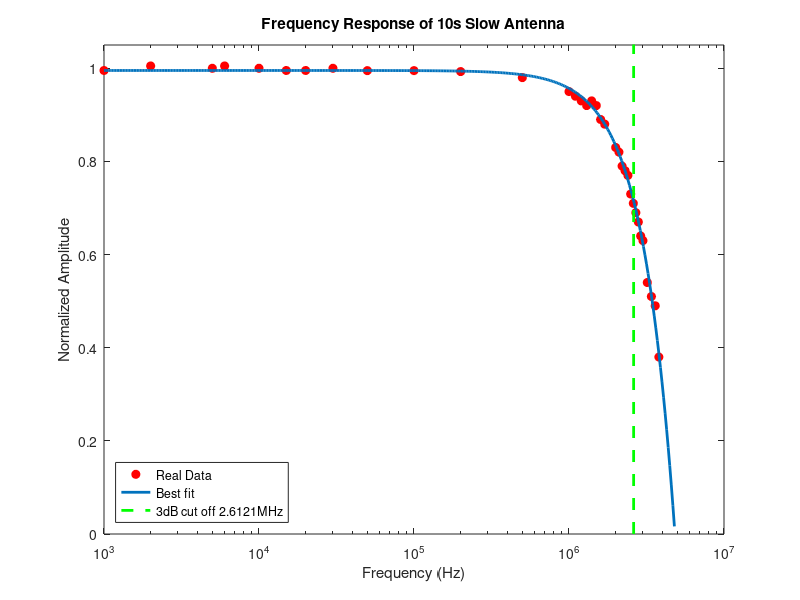

Write the MATLAB code that produced this figure.
function bandwidth2

%% 1s Slow antenna
SA1s =[ ...
    1000 8.2
    2000 8.2
    5000 8.2
    6000 8.2
    10000 8.2
    15000 8.2
    20000 8.2
    30000 8.2
    50000 8.2
    100000 8.0
    200000 8.2
    500000 8.0
    1e6    8.0
    1.1e6  7.8
    1.2e6  7.6
    1.3e6  7.5
    1.4e6  7.4
    1.5e6  7.3
    1.6e6  7.2
    1.7e6  7.2
    2.0e6  6.9
    2.1e6  6.8
    2.2e6  6.6
    2.3e6  6.4
    2.4e6  6.3
    2.5e6  6.0
    2.6e6  5.9
    2.7e6  5.7
    2.8e6  5.5
    2.9e6  5.4
    3.0e6  5.1
    3.2e6  4.7
    3.4e6  4.3
    3.6e6 3.9
    3.8e6 3.7
%     4.0e6 3.66  % out liers
%     4.5e6 3.66
%     5.0e6 3.34
%     6.0e6 2.89
];

y1 = [    0.9953
    1.005
    1
    1.005
    1
    0.9953
    0.9953
    1.
    0.995
    0.995
    0.993
    0.98
    0.95
    0.94
    0.93
    0.92
    0.93
    0.92
    0.89
    0.88
    0.83
    0.82
    0.79
    0.78
    0.77
    0.73
    0.71
    0.69
    0.67
    0.64
    0.63
    0.54
    0.51
    0.49
    0.38];

x1 = log10(SA1s(:,1));
A = 1.509E-14;
B = 0.9953;
C = -4.761;
x = 3:.01:-log(B/A+1)/C;
y = A*(1-exp(-C*x))+B;

figure
semilogx(SA1s(:,1),y1,'ro','markerfacecolor','r')
xlabel('Frequency (Hz)')
ylabel('Normalized Amplitude')
title ('Frequency Response of 10s Slow Antenna')



hold all
semilogx(10.^x,y,'LineWidth',2)
freq = 2.6121e6;
plot([freq freq],ylim,'--g','LineWidth',2)
legend('Real Data','Best fit',['3dB cut off ' num2str(freq/1e6) 'MHz'],'Location','southwest')
ylim([0,1.05])